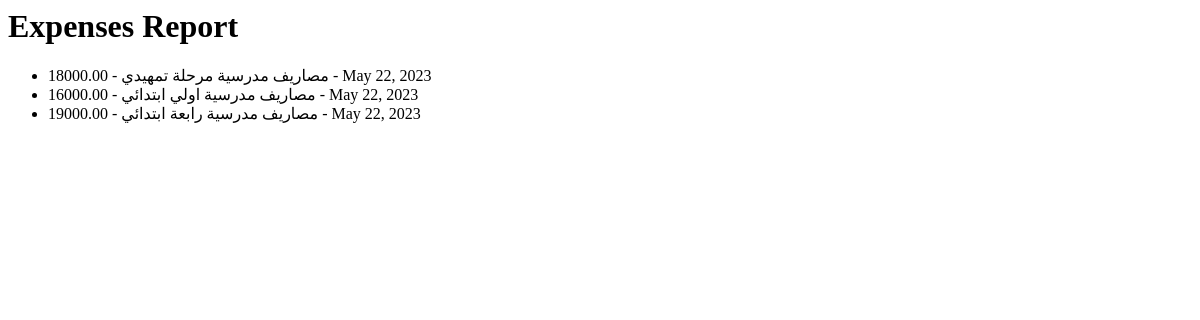
The app's page /report/expenses/, older data.
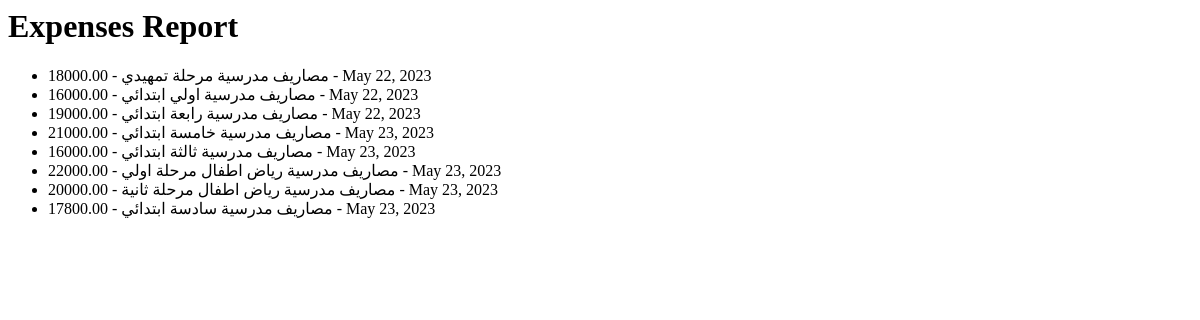
The same page, newer data.
### students/models.py (models this page shows, shortened)
class Expense(models.Model):
    classroom = models.ForeignKey(Classroom, related_name='classroom_expenses', on_delete=models.CASCADE, null=True)
    expense_type = models.CharField(max_length=50)
    amount = models.DecimalField(max_digits=8, decimal_places=2)
    date = models.DateField()
    total_owed = models.DecimalField(max_digits=8, decimal_places=2, default=0)

### report/views.py (the view)
# urls.py: path('expenses/', views.expenses_report, name='expenses_report'),
def expenses_report(request):
    expenses = Expense.objects.all()
    context = {'expenses': expenses}
    return render(request, 'report/expenses_report.html', context)

### report/templates/report/expenses_report.html
<h1>Expenses Report</h1>
<ul>
    {% for expense in expenses %}
        <li>{{ expense.expense_type }} - {{ expense.amount }} - {{ expense.date }}</li>
    {% empty %}
        <li>No expenses</li>
    {% endfor %}
</ul>

Row changes from the older to the newer data that the page shows:
added Expense: expense_type "مصاريف مدرسية خامسة ابتدائي", amount "21000.00", date "May 23, 2023"
added Expense: expense_type "مصاريف مدرسية ثالثة ابتدائي", amount "16000.00", date "May 23, 2023"
added Expense: expense_type "مصاريف مدرسية رياض اطفال مرحلة اولي", amount "22000.00", date "May 23, 2023"
added Expense: expense_type "مصاريف مدرسية رياض اطفال مرحلة ثانية", amount "20000.00", date "May 23, 2023"
added Expense: expense_type "مصاريف مدرسية سادسة ابتدائي", amount "17800.00", date "May 23, 2023"
